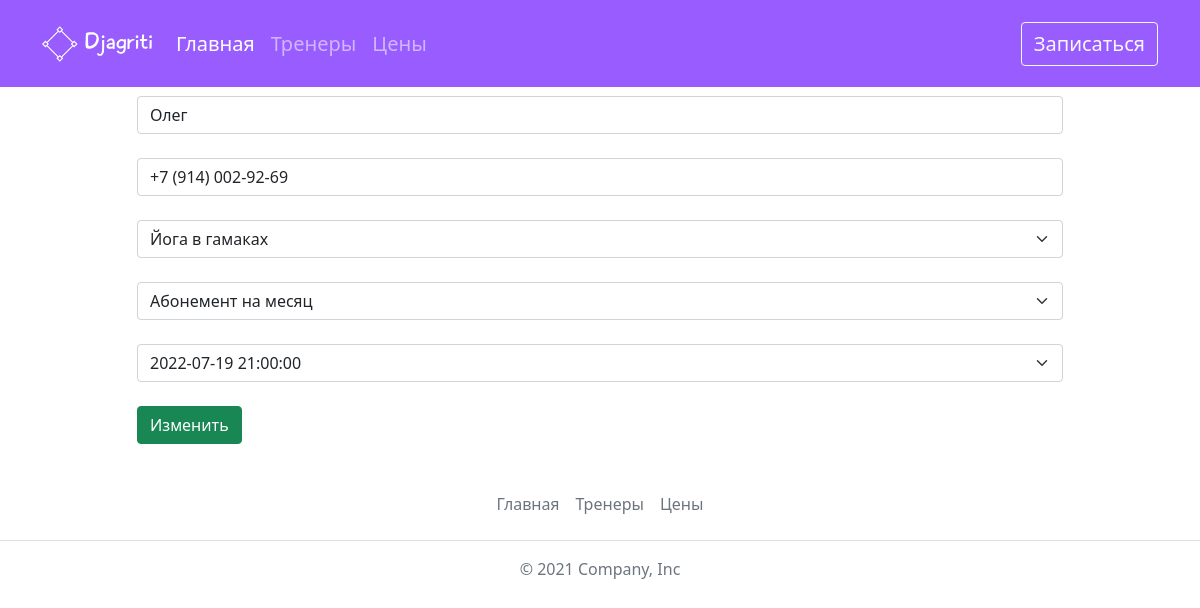
/update_order/13, run on an earlier commit of the app's database.
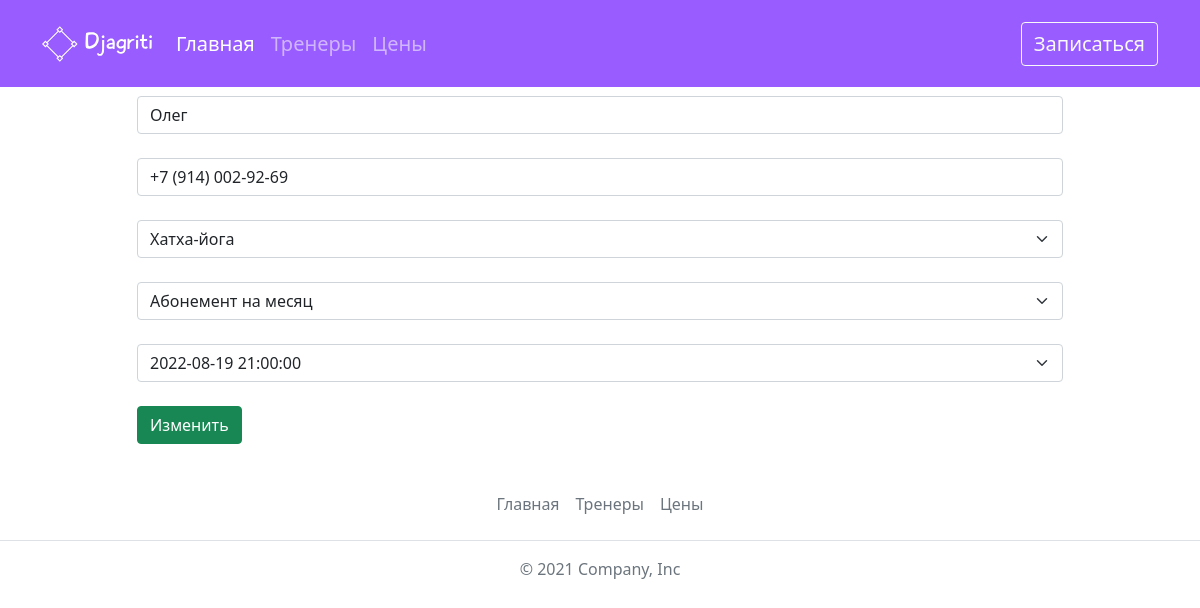
And on a later commit of the database.
### crm/models.py (models this page shows, shortened)
class Order(models.Model):
    order_dt = models.DateTimeField(auto_now=True)
    order_name = models.CharField(max_length=100, verbose_name='Имя')
    order_phone = models.CharField(max_length=18, verbose_name='Телефон')
    order_napr = models.ForeignKey(NaprCrm, on_delete=models.PROTECT, null=True, blank=True, verbose_name='Направление')
    order_price = models.ForeignKey(Price, on_delete=models.PROTECT,  null=True, blank=True, verbose_name="Абонемент")
    date = models.DateTimeField(verbose_name="Дата и время")
    class Meta:
        verbose_name = 'Заказ'
        verbose_name_plural = 'Заказы'

### crm/views.py (the view)
# urls.py: path('update_order/<id_order>', update_order, name='update_order'),
def update_order(request, id_order):
    order = Order.objects.get(pk=id_order)
    form = OrderForm(request.POST or None, instance=order)
    if form.is_valid():
        form.save()
        return redirect('dashboard')
    return render(request, 'crm/update_order.html', {'order': order, 'form': form})

### crm/forms.py (shortened to what this page needs)
class OrderForm(forms.ModelForm):
    class Meta:
        model = Order
        fields = ['order_name', 'order_phone', 'order_napr', 'order_price', 'date']
        widgets = {
            'order_name': forms.TextInput(attrs={'class': 'form-control', 'placeholder': 'Имя', 'pattern': '^[А-Яа-яЁё\s]+$', "title": "Только кириллические символы"}),
            'order_phone': forms.TextInput(
                attrs={'type': 'tel', 'class': 'form-control', 'placeholder': 'Номер телефона'}),
            'order_napr': forms.Select(attrs={'class': 'form-select'}),
            'order_price': forms.Select(attrs={'class': 'form-select'}),
            'date': forms.TextInput(attrs={'class': 'form-select', 'placeholder': 'Дата и время'})
        }

### crm/models.py (called while the page is built)
    def __str__(self):
        return self.napr_name

    def __str__(self):
        return self.price_name

### crm/templates/crm/update_order.html (shortened to what this page needs)
{% extends 'crm/base.html' %}
{% load static %}
{% block content %}
<div class="container pt-5">
<form action="{% url 'update_order' order.id %}" method="post">
      <div class="row mb-3 mt-5 justify-content-center mb-4">
        <div class="col-sm-10">
              {{form.order_name}}
        </div>
      </div>
      <div class="row mb-3 justify-content-center mb-4">
        <div class="col-sm-10">
              {{form.order_phone}}
        </div>
      </div>
        <div class="row mb-3 justify-content-center mb-4">
            <div class="col-sm-10">
                {{form.order_napr}}
            </div>
        </div>
        <div class="row mb-3 justify-content-center mb-4">
            <div class="col-sm-10">
                {{form.order_price}}
            </div>
        </div>
        <div class="row mb-3 justify-content-center mb-4">
        <div class="col-sm-10">
              {{form.date}}
        </div>
      </div>
    <div class="row mb-3 justify-content-center mb-4">
        <div class="col-sm-10">
              <input type="submit" value="Изменить" class="btn btn-success">
        </div>
      </div>
    </form>
    </div>
{% endblock %}

What changed in the data, as far as the page shows it:
changed Order "Олег": order_napr "Йога в гамаках" → "Хатха-йога"; date "2022-07-19 21:00:00" → "2022-08-19 21:00:00"
